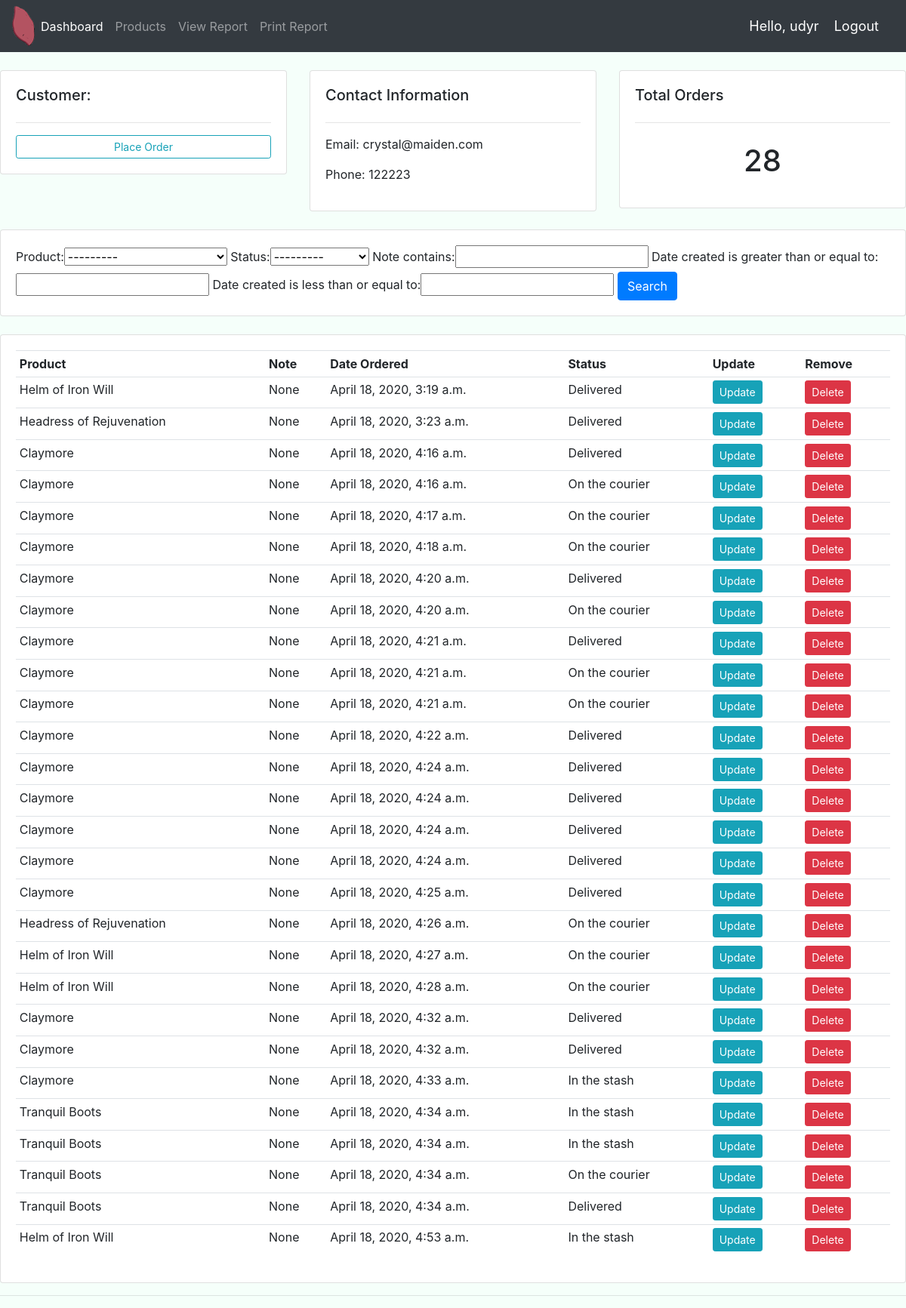
Screenshot of /customer/1/ (signed in) with the database file from the repository.
### accounts/models.py (models this page shows, shortened)
class Customer(models.Model):
    user = models.OneToOneField(User, null=True, blank=True, on_delete=models.CASCADE)
    name = models.CharField(max_length=200, null=True, blank=True)
    phone = models.CharField(max_length=200, null=True, blank=True)
    email = models.CharField(max_length=200, null=True, blank=True)
    date_created = models.DateTimeField(auto_now_add=True, blank=True)
    profile_pic = models.ImageField(default="Untitled-1.png",null=True, blank=True)

class Order(models.Model):
    STATUS = (
        ('In the stash', 'In the stash'),
        ('On the courier', 'On the courier'),
        ('Delivered', 'Delivered'),
    )
    customer = models.ForeignKey(Customer, null=True, on_delete=models.SET_NULL)
    product = models.ForeignKey(Product, null=True, on_delete=models.SET_NULL)
    date_created = models.DateTimeField(auto_now_add=True)
    status = models.CharField(default="In the stash", max_length=200, null=True, choices=STATUS)
    note = models.CharField(max_length=200, null=True, blank=True)

class Product(models.Model):
    CATEGORY = (
        ('Core Item', 'Core Item'),
        ('Support Item', 'Support Item'),
    )
    name = models.CharField(max_length=200, null=True)
    price = models.FloatField(null=True)
    category = models.CharField(max_length=200, null=True, choices=CATEGORY)
    description = models.CharField(max_length=200, null=True, blank=True)
    date_created = models.DateTimeField(auto_now_add=True)
    tags = models.ManyToManyField(Tag)
    def __str__(self):
        return self.name

### accounts/decorators.py (the view)
        def wrapper_func(request, *args, **kwargs):
            group = None
            if request.user.groups.exists():
                group = request.user.groups.all()[0].name
            if group in allowed_roles:
                return view_func(request, *args, **kwargs)
            else:
                return HttpResponse('Unauthorized access')

### accounts/views.py (called while the page is built)
@login_required(login_url='login')
@allowed_users(allowed_roles=['admin'])
def customer(request, pk_test):
	customer = Customer.objects.get(id=pk_test)
	orders = customer.order_set.all()
	order_count = orders.count()
	myFilter = OrderFilter(request.GET, queryset=orders)
	orders = myFilter.qs
	context = {'customer':customer, 'orders': orders, 'order_count':order_count, 'myFilter':myFilter}
	return render(request, 'accounts/customer.html', context)

### accounts/templates/accounts/customer.html
{% extends 'accounts/base.html' %}
{% block content %}
<br>
<div class="row">
    <div class="col-md">
        <div class="card card-body">
            <h5>Customer:</h5>
            <hr>
            <a href="{% url 'create_order' customer.id %}" class="btn btn-outline-info btn-sm btn-block">Place Order</a>
        </div>
    </div>
    <div class="col-md">
        <div class="card card-body">
            <h5>Contact Information</h5>
            <hr>
            <p>Email: {{customer.email}}</p>
            <p>Phone: {{customer.phone}}</p>
        </div>
    </div>
    <div class="col-md">
        <div class="card card-body">
            <h5>Total Orders</h5>
            <hr>
            <h1 style="text-align: center;padding: 10px">{{order_count}}</h1>
        </div>
    </div>
</div>
<br>
<div class="row">
    <div class="col">
        <div class="card card-body">
            <form method="get">
            {{myFilter.form}}
            <button class="btn btn-primary" type="submit">Search</button>
            </form>
        </div>
    </div>
</div>
<br>
<div class="row">
    <div class="col-md">
        <div class="card card-body">
            <table class="table table-sm">
                <tr>
                    <th>Product</th>
                    <th>Note</th>
                    <th>Date Ordered</th>
                    <th>Status</th>
                    <th>Update</th>
                    <th>Remove</th>
                </tr>
                {% for order in orders %}
                <tr>
                    <td>{{order.product}}</td>
                    <td>{{order.note}}</td>
                    <td>{{order.date_created}}</td>
                    <td>{{order.status}}</td>
                    <td><a class="btn btn-sm btn-info" href="{% url 'update_order' order.id %}">Update</a></td>
                    <td><a class="btn btn-sm btn-danger"href="{% url 'delete_order' order.id %}">Delete</a></td>
                </tr>
                {% endfor %}
            </table>
        </div>
    </div>
</div>
{% endblock %}

### accounts/templates/accounts/navbar.html (shortened to what this page needs)
{% load static %}
<nav class="navbar navbar-expand-lg navbar-dark bg-dark">
    <img src="{% static 'images/logo.png' %}" alt="">
    <div class="collapse navbar-collapse" id="navbarNav">
      <ul class="navbar-nav">
        {% if request.user.is_staff %}
        <li class="nav-item active">
          <a class="nav-link" href="{% url 'home' %}">Dashboard</a>
        </li>
        <li class="nav-item">
          <a class="nav-link" href="{% url 'products' %}">Products</a>
        </li>
        <li class="nav-item">
          <a class="nav-link" href="{% url 'view_order_report' %}">View Report</a>
        </li>
        <li class="nav-item">
          <a class="nav-link" href="{% url 'print_order_report' %}">Print Report</a>
        </li>
        {% else %}
        <li class="nav-item">
          <a href="{% url 'account' customer.id %}" class="nav-link">Account Settings</a>
        </li>
        {% endif %}
      </ul>
    </div>
    <span class="hello-msg">Hello, {{request.user}}</span>
    <span><a class="hello-msg" href="{% url 'logout' %}">Logout</a></span>
  </nav>

### static/css/main.css (style rules this page uses)
body { background-color: #F5FFFA; }

### accounts/templates/accounts/navbar.html (style rules this page uses)
.hello-msg { font-size: 18px; color: #fff; margin-right: 20px; }

### rows the page displays
Customer: email "crystal@maiden.com", phone "122223"
Order: product "Helm of Iron Will", note "None", date_created "April 18, 2020, 3:19 a.m.", status "Delivered"
Order: product "Headress of Rejuvenation", note "None", date_created "April 18, 2020, 3:23 a.m.", status "Delivered"
Order: product "Claymore", note "None", date_created "April 18, 2020, 4:16 a.m.", status "Delivered"
Order: product "Claymore", note "None", date_created "April 18, 2020, 4:16 a.m.", status "On the courier"
Order: product "Claymore", note "None", date_created "April 18, 2020, 4:17 a.m.", status "On the courier"
Order: product "Claymore", note "None", date_created "April 18, 2020, 4:18 a.m.", status "On the courier"
Order: product "Claymore", note "None", date_created "April 18, 2020, 4:20 a.m.", status "Delivered"
Order: product "Claymore", note "None", date_created "April 18, 2020, 4:20 a.m.", status "On the courier"
Order: product "Claymore", note "None", date_created "April 18, 2020, 4:21 a.m.", status "Delivered"
Order: product "Claymore", note "None", date_created "April 18, 2020, 4:21 a.m.", status "On the courier"
Order: product "Claymore", note "None", date_created "April 18, 2020, 4:21 a.m.", status "On the courier"
Order: product "Claymore", note "None", date_created "April 18, 2020, 4:22 a.m.", status "Delivered"
Order: product "Claymore", note "None", date_created "April 18, 2020, 4:24 a.m.", status "Delivered"
Order: product "Claymore", note "None", date_created "April 18, 2020, 4:24 a.m.", status "Delivered"
Order: product "Claymore", note "None", date_created "April 18, 2020, 4:24 a.m.", status "Delivered"
Order: product "Claymore", note "None", date_created "April 18, 2020, 4:24 a.m.", status "Delivered"
Order: product "Claymore", note "None", date_created "April 18, 2020, 4:25 a.m.", status "Delivered"
Order: product "Headress of Rejuvenation", note "None", date_created "April 18, 2020, 4:26 a.m.", status "On the courier"
Order: product "Helm of Iron Will", note "None", date_created "April 18, 2020, 4:27 a.m.", status "On the courier"
Order: product "Helm of Iron Will", note "None", date_created "April 18, 2020, 4:28 a.m.", status "On the courier"
Order: product "Claymore", note "None", date_created "April 18, 2020, 4:32 a.m.", status "Delivered"
Order: product "Claymore", note "None", date_created "April 18, 2020, 4:32 a.m.", status "Delivered"
Order: product "Claymore", note "None", date_created "April 18, 2020, 4:33 a.m.", status "In the stash"
Order: product "Tranquil Boots", note "None", date_created "April 18, 2020, 4:34 a.m.", status "In the stash"
Order: product "Tranquil Boots", note "None", date_created "April 18, 2020, 4:34 a.m.", status "In the stash"
Order: product "Tranquil Boots", note "None", date_created "April 18, 2020, 4:34 a.m.", status "On the courier"
Order: product "Tranquil Boots", note "None", date_created "April 18, 2020, 4:34 a.m.", status "Delivered"
Order: product "Helm of Iron Will", note "None", date_created "April 18, 2020, 4:53 a.m.", status "In the stash"

### other values shown
{{ request.user }} "udyr"
{{ order_count }} "28"
